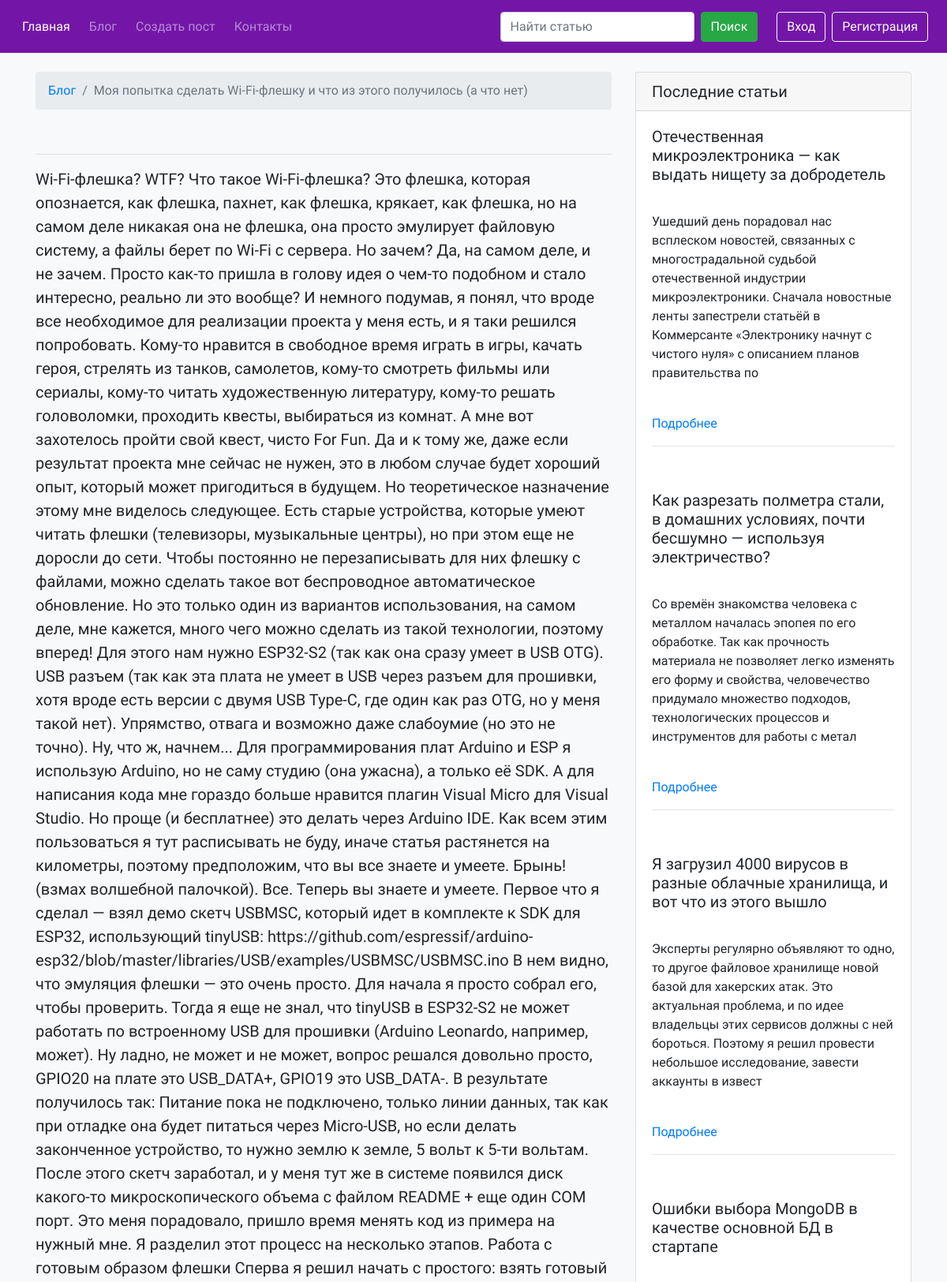
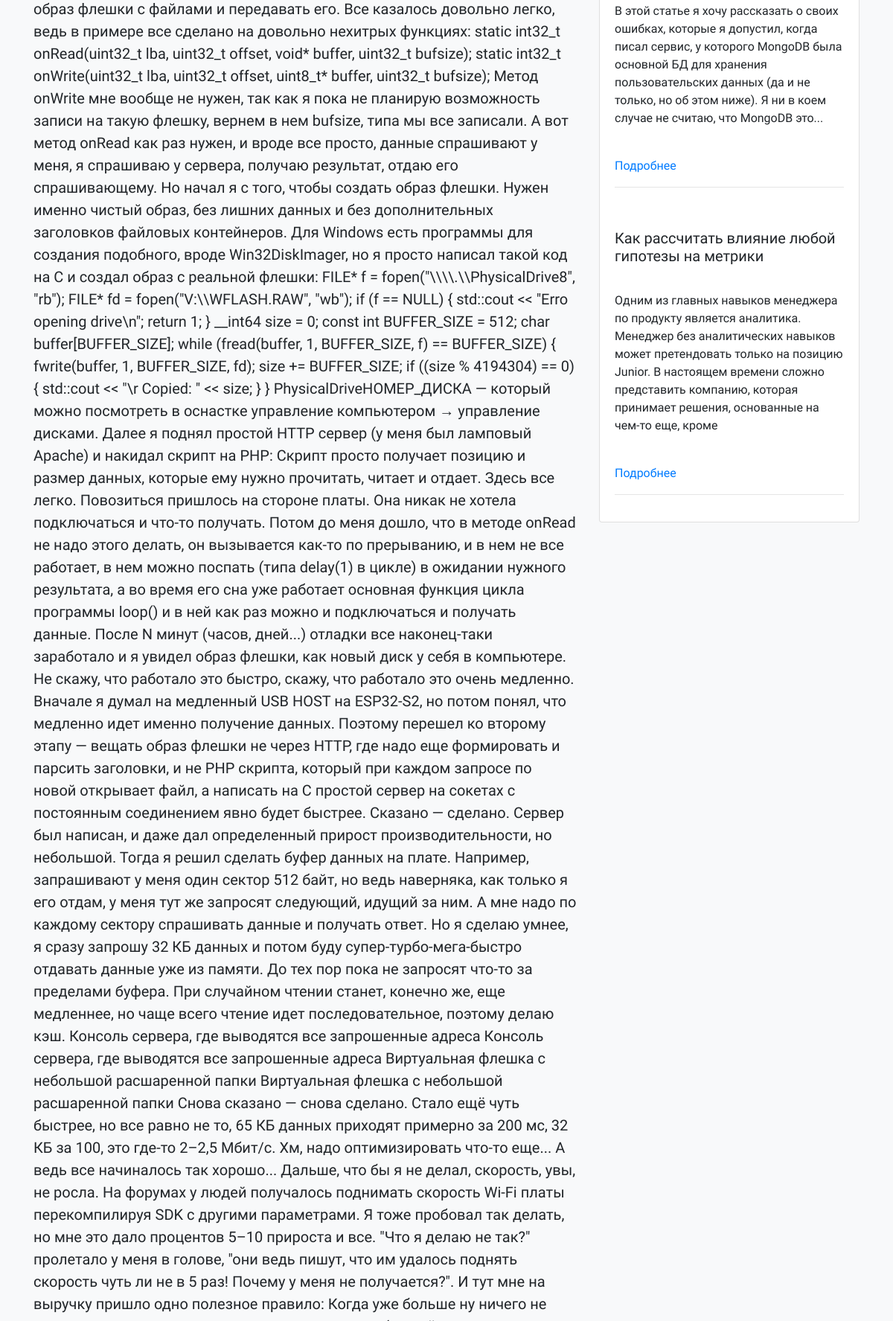
Page /blog/post-6 (upper part) on the committed database (2 pictures, top to bottom).
### blog/models.py (models this page shows, shortened)
class PostModel(db.Model):
    id = db.Column(db.Integer, primary_key=True)
    title = db.Column(db.String(100), nullable=False)
    image = db.Column(db.String(255), nullable=True)
    description = db.Column(db.String(255), nullable=False)
    text = db.Column(db.Text, nullable=False)
    author = db.Column(db.Integer, db.ForeignKey('user_model.id', ondelete="CASCADE"))
    created_data = db.Column(db.DateTime, default=datetime.now(timezone('Europe/Minsk')))

### blog/blog.py (the view, shortened to what this page needs)
@blog.route("/post-<int:post_id>", methods=["GET", "POST"])
def post_page_view(post_id):
    comment_form = CreateCommentForm()
    if not get_post_from_post_model_where_id(post_id):
        abort(404)
    return render_template(
        "blog/post_page.html",
        post=get_post_from_post_model_where_id(post_id),
        five_last_posts=get_five_last_posts_from_posts_table(post_id),
        comment_form=comment_form,
        all_comments=get_comments_from_comments_table_where_post_id(post_id),
    )

### blog/forms.py
class CreateCommentForm(FlaskForm):
    text = TextAreaField(
        "Текст комментария",
        validators=[DataRequired()],
        render_kw={
            "class": "form-control",
            "placeholder": "",
        },
    )
    submit = SubmitField(
        "Оставить комментарий",
        render_kw={"class": "btn my-3 btn-primary btn-block"},
    )

### app.py (called while the page is built)
@app.after_request
def redirect_to_signin(response):
    if response.status_code == 401:
        flash('Пожалуйста войдите в свой аккаунт или зарегистрируйтесь, чтобы попасть в данный раздел.', 'success')
        return redirect(url_for('authentication.sign_in_view', next_page=request.url))
    return response

### blog/services.py (called while the page is built)
@logger.catch
def get_five_last_posts_from_posts_table(post_id: int):
    return PostModel.query.filter(PostModel.id != post_id).limit(5)[::-1]

@logger.catch
def get_post_from_post_model_where_id(post_id: int):
    return PostModel.query.get(post_id)

@logger.catch
def get_comments_from_comments_table_where_post_id(post_id: int):
    return db.session.query(UserModel, CommentModel).join(CommentModel, UserModel.id == CommentModel.user_id).filter_by(
        post_id=post_id
    )[::-1]

### templates/blog/post_page.html (shortened to what this page needs)
{% extends 'base.html' %}
{% block content_app %}
    <div class="container">
        <div class="row">
            <div class="col-lg-8 text-break">
                <nav aria-label="breadcrumb" class="mt-4">
                    <ol class="breadcrumb">
                        <li class="breadcrumb-item"><a href="{{ url_for("blog.blog_view") }}">Блог</a></li>
                        <li class="breadcrumb-item active" aria-current="page">{{ post.title }}</li>
                    </ol>
                </nav>
                <hr>
                <p class="lead">{{ post.text|safe }}</p>
            </div>
        {% include 'blog/post_page_aside.html' %}
        </div>
    </div>
{% endblock %}

### templates/blog/post_page_aside.html (shortened to what this page needs)
<div class="col-md-4">
    <div class="card my-4">
        <h5 class="card-header">Последние статьи</h5>
        {% for last_post in five_last_posts %}
            <div class="card-body">
                <h5 class="card-title">{{ last_post.title }}</h5>
                     class="card-img-top my-2"><br>
                <p>{{ last_post.description| safe | truncate(250) }}</p><br>
                <a href="{{ url_for('blog.post_page_view', post_id=last_post.id) }}" class="card-link">Подробнее</a>
                <hr>
            </div>
        {% endfor %}
    </div>
</div>

### static/css/style.css (style rules this page uses)
* { font-family: 'Source Sans Pro', sans-serif; }
a { text-decoration: none; }

### rows in the picture
PostModel: title "Моя попытка сделать Wi-Fi-флешку и что из этого получилось (а что нет)", text "Wi-Fi-флешка? WTF? Что такое Wi-Fi-флешка? Это флешка, которая опознается, как флешка, пахнет, как флешка, крякает, как флешка, но на самом деле никакая она не флешка, она просто эмулирует файловую систему, а файлы берет по Wi-Fi с сервера. Но зачем? Да, на самом деле, и не зачем. Просто как-то пришла в голову идея о чем-то подобном и стало интересно, реально ли это вообще? И немного подумав, я понял, что вроде все необходимое для реализации проекта у меня есть, и я таки решился попробовать. Кому-то нравится в свободное время играть в игры, качать героя, стрелять из танков, самолетов, кому-то смотреть фильмы или сериалы, кому-то читать художественную литературу, кому-то решать головоломки,…"
PostModel: title "Отечественная микроэлектроника — как выдать нищету за добродетель", description "Ушедший день порадовал нас всплеском новостей, связанных с многострадальной судьбой отечественной индустрии микроэлектроники. Сначала новостные ленты запестрели статьёй в Коммерсанте «Электронику начнут с чистого нуля» с описанием планов правительства по"
PostModel: title "Как разрезать полметра стали, в домашних условиях, почти бесшумно — используя электричество?", description "Со времён знакомства человека с металлом началась эпопея по его обработке. Так как прочность материала не позволяет легко изменять его форму и свойства, человечество придумало множество подходов, технологических процессов и инструментов для работы с метал"
PostModel: title "Я загрузил 4000 вирусов в разные облачные хранилища, и вот что из этого вышло", description "Эксперты регулярно объявляют то одно, то другое файловое хранилище новой базой для хакерских атак. Это актуальная проблема, и по идее владельцы этих сервисов должны с ней бороться. Поэтому я решил провести небольшое исследование, завести аккаунты в извест"
PostModel: title "Ошибки выбора MongoDB в качестве основной БД в стартапе", description "В этой статье я хочу рассказать о своих ошибках, которые я допустил, когда писал сервис, у которого MongoDB была основной БД для хранения пользовательских данных (да и не только, но об этом ниже). Я ни в коем случае не считаю, что MongoDB это..."
PostModel: title "Как рассчитать влияние любой гипотезы на метрики", description "Одним из главных навыков менеджера по продукту является аналитика. Менеджер без аналитических навыков может претендовать только на позицию Junior. В настоящем времени сложно представить компанию, которая принимает решения, основанные на чем-то еще, кроме"
